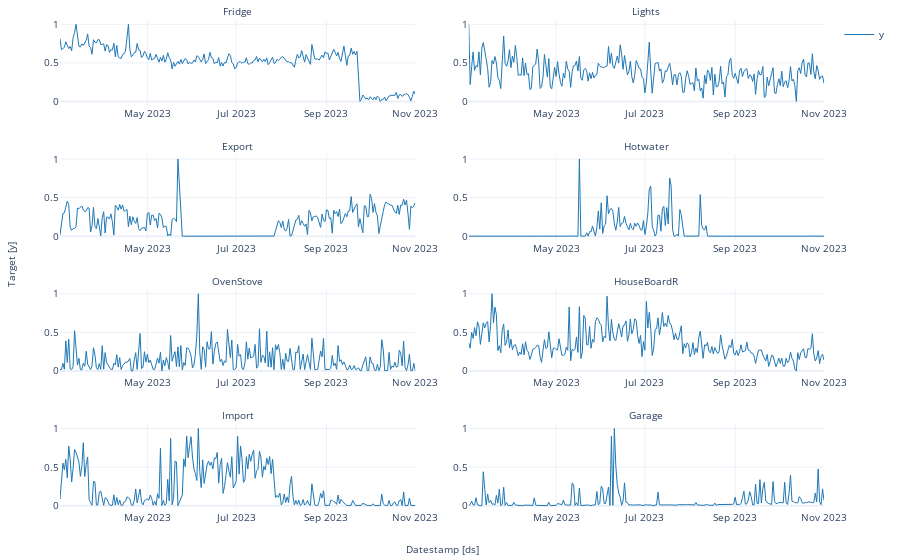

This figure's notebook cell:
### Code cell
#|eval: false
from pylab import rcParams
rcParams['figure.figsize'] = (15,4)
StatsForecast.plot(df, engine='plotly')

### Figure 1 — Plotly figure (JSON) as saved in the notebook; plotly's stock layout.template omitted (floating-point values rounded to 4 significant figures; data arrays with more than 128 entries replaced by an {"elided": "..."} marker saying what was removed)
{"data": [{"legendgroup": "y", "line": {"color": "#1f77b4", "width": 1}, "mode": "lines", "name": "y", "showlegend": true, "type": "scatter", "x": {"elided": "245 str values"}, "xaxis": "x", "y": {"elided": "245 float values"}, "yaxis": "y"}, {"legendgroup": "y", "line": {"color": "#1f77b4", "width": 1}, "mode": "lines", "name": "y", "showlegend": false, "type": "scatter", "x": {"elided": "245 str values"}, "xaxis": "x2", "y": {"elided": "245 float values"}, "yaxis": "y2"}, {"legendgroup": "y", "line": {"color": "#1f77b4", "width": 1}, "mode": "lines", "name": "y", "showlegend": false, "type": "scatter", "x": {"elided": "245 str values"}, "xaxis": "x3", "y": {"elided": "245 float values"}, "yaxis": "y3"}, {"legendgroup": "y", "line": {"color": "#1f77b4", "width": 1}, "mode": "lines", "name": "y", "showlegend": false, "type": "scatter", "x": {"elided": "245 str values"}, "xaxis": "x4", "y": {"elided": "245 float values"}, "yaxis": "y4"}, {"legendgroup": "y", "line": {"color": "#1f77b4", "width": 1}, "mode": "lines", "name": "y", "showlegend": false, "type": "scatter", "x": {"elided": "245 str values"}, "xaxis": "x5", "y": {"elided": "245 float values"}, "yaxis": "y5"}, {"legendgroup": "y", "line": {"color": "#1f77b4", "width": 1}, "mode": "lines", "name": "y", "showlegend": false, "type": "scatter", "x": {"elided": "245 str values"}, "xaxis": "x6", "y": {"elided": "245 float values"}, "yaxis": "y6"}, {"legendgroup": "y", "line": {"color": "#1f77b4", "width": 1}, "mode": "lines", "name": "y", "showlegend": false, "type": "scatter", "x": {"elided": "245 str values"}, "xaxis": "x7", "y": {"elided": "245 float values"}, "yaxis": "y7"}, {"legendgroup": "y", "line": {"color": "#1f77b4", "width": 1}, "mode": "lines", "name": "y", "showlegend": false, "type": "scatter", "x": {"elided": "245 str values"}, "xaxis": "x8", "y": {"elided": "245 float values"}, "yaxis": "y8"}], "layout": {"annotations": [{"font": {"size": 10}, "showarrow": false, "text": "Fridge", "x": 0.2325, "xanchor": "center", "xref": "paper", "y": 1, "yanchor": "bottom", "yref": "paper"}, {"font": {"size": 10}, "showarrow": false, "text": "Lights", "x": 0.7675, "xanchor": "center", "xref": "paper", "y": 1, "yanchor": "bottom", "yref": "paper"}, {"font": {"size": 10}, "showarrow": false, "text": "Export", "x": 0.2325, "xanchor": "center", "xref": "paper", "y": 0.725, "yanchor": "bottom", "yref": "paper"}, {"font": {"size": 10}, "showarrow": false, "text": "Hotwater", "x": 0.7675, "xanchor": "center", "xref": "paper", "y": 0.725, "yanchor": "bottom", "yref": "paper"}, {"font": {"size": 10}, "showarrow": false, "text": "OvenStove", "x": 0.2325, "xanchor": "center", "xref": "paper", "y": 0.45, "yanchor": "bottom", "yref": "paper"}, {"font": {"size": 10}, "showarrow": false, "text": "HouseBoardR", "x": 0.7675, "xanchor": "center", "xref": "paper", "y": 0.45, "yanchor": "bottom", "yref": "paper"}, {"font": {"size": 10}, "showarrow": false, "text": "Import", "x": 0.2325, "xanchor": "center", "xref": "paper", "y": 0.175, "yanchor": "bottom", "yref": "paper"}, {"font": {"size": 10}, "showarrow": false, "text": "Garage", "x": 0.7675, "xanchor": "center", "xref": "paper", "y": 0.175, "yanchor": "bottom", "yref": "paper"}, {"font": {"size": 10}, "showarrow": false, "text": "Datestamp [ds]", "x": 0.5, "xanchor": "center", "xref": "paper", "y": 0, "yanchor": "top", "yref": "paper", "yshift": -30}, {"font": {"size": 10}, "showarrow": false, "text": "Target [y]", "textangle": -90, "x": 0, "xanchor": "right", "xref": "paper", "xshift": -40, "y": 0.5, "yanchor": "middle", "yref": "paper"}], "autosize": true, "font": {"size": 10}, "margin": {"b": 50, "l": 60, "r": 10, "t": 20}, "xaxis": {"anchor": "y", "autorange": true, "domain": [0, 0.465], "range": ["2023-03-02", "2023-11-01"], "showticklabels": true, "type": "date", "visible": true}, "xaxis2": {"anchor": "y2", "autorange": true, "domain": [0.535, 1.0], "range": ["2023-03-02", "2023-11-01"], "showticklabels": true, "type": "date", "visible": true}, "xaxis3": {"anchor": "y3", "autorange": true, "domain": [0, 0.465], "range": ["2023-03-02", "2023-11-01"], "showticklabels": true, "type": "date", "visible": true}, "xaxis4": {"anchor": "y4", "autorange": true, "domain": [0.535, 1.0], "range": ["2023-03-02", "2023-11-01"], "showticklabels": true, "type": "date", "visible": true}, "xaxis5": {"anchor": "y5", "autorange": true, "domain": [0, 0.465], "range": ["2023-03-02", "2023-11-01"], "showticklabels": true, "type": "date", "visible": true}, "xaxis6": {"anchor": "y6", "autorange": true, "domain": [0.535, 1.0], "range": ["2023-03-02", "2023-11-01"], "showticklabels": true, "type": "date", "visible": true}, "xaxis7": {"anchor": "y7", "autorange": true, "domain": [0, 0.465], "range": ["2023-03-02", "2023-11-01"], "showticklabels": true, "type": "date", "visible": true}, "xaxis8": {"anchor": "y8", "autorange": true, "domain": [0.535, 1.0], "range": ["2023-03-02", "2023-11-01"], "showticklabels": true, "type": "date", "visible": true}, "yaxis": {"anchor": "x", "autorange": true, "domain": [0.825, 1], "range": [-0.05556, 1.056], "type": "linear"}, "yaxis2": {"anchor": "x2", "autorange": true, "domain": [0.825, 1], "range": [-0.05556, 1.056], "type": "linear"}, "yaxis3": {"anchor": "x3", "autorange": true, "domain": [0.55, 0.725], "range": [-0.05556, 1.056], "type": "linear"}, "yaxis4": {"anchor": "x4", "autorange": true, "domain": [0.55, 0.725], "range": [-0.05556, 1.056], "type": "linear"}, "yaxis5": {"anchor": "x5", "autorange": true, "domain": [0.275, 0.45], "range": [-0.05556, 1.056], "type": "linear"}, "yaxis6": {"anchor": "x6", "autorange": true, "domain": [0.275, 0.45], "range": [-0.05556, 1.056], "type": "linear"}, "yaxis7": {"anchor": "x7", "autorange": true, "domain": [0, 0.175], "range": [-0.05556, 1.056], "type": "linear"}, "yaxis8": {"anchor": "x8", "autorange": true, "domain": [0, 0.175], "range": [-0.05556, 1.056], "type": "linear"}}}
